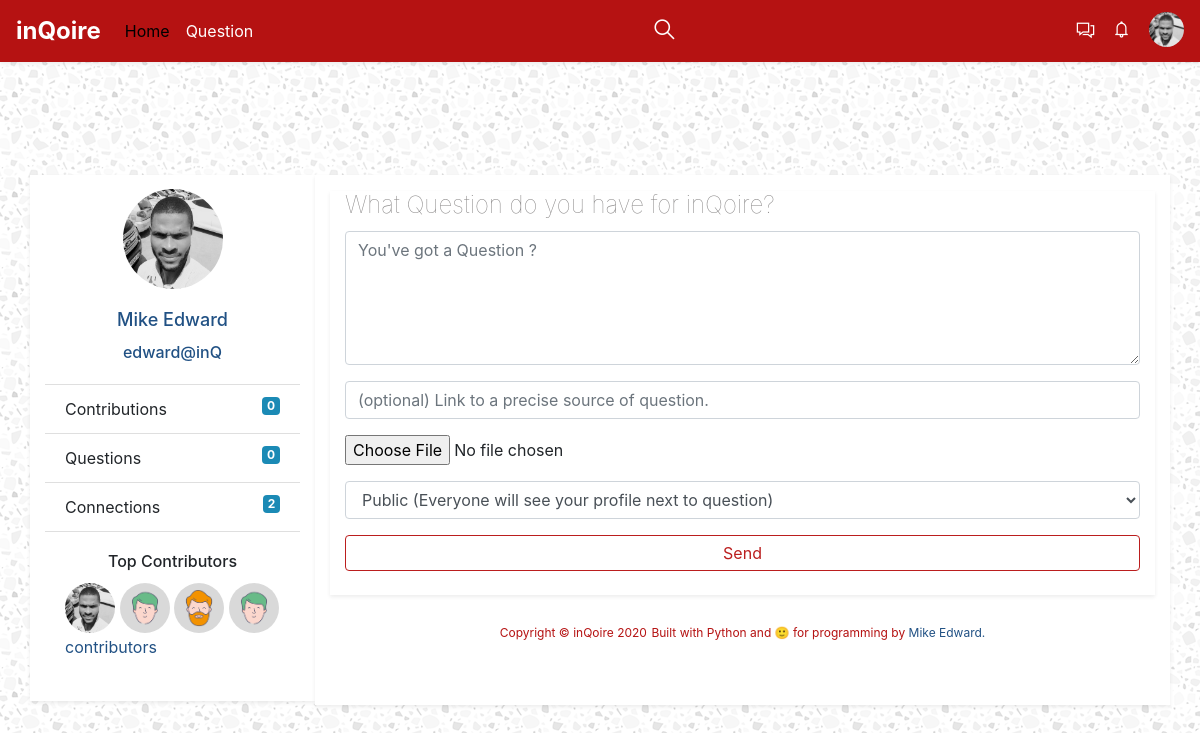
Page /question/ask/ (signed in) on the earlier database version.
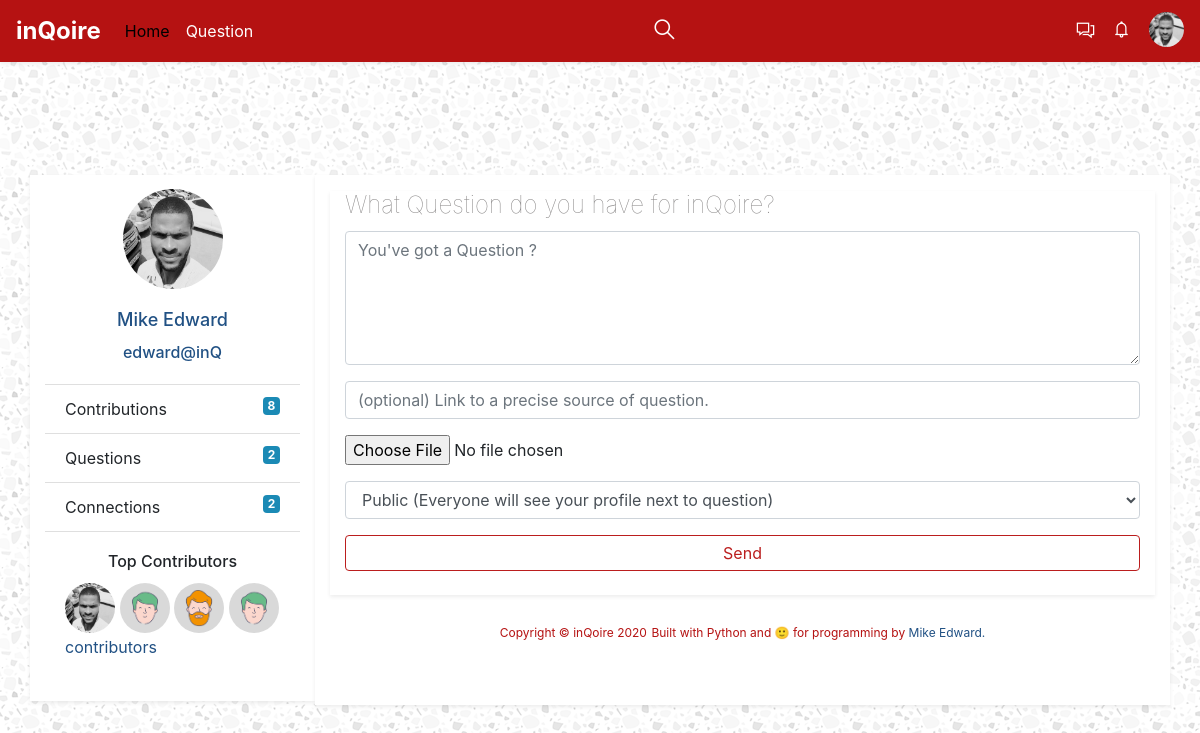
Same page on the later database version.
### inqoire/users/models.py (models this page shows, shortened)
class User(AbstractUser):
    score   		            = models.PositiveSmallIntegerField(default=0,blank=True,null=True)
    phone_number                = models.CharField(max_length=16,blank=False,null=True,unique=True)
    joined_from_ip              = models.GenericIPAddressField(blank=True,null=True)
    last_seen_ip                = models.GenericIPAddressField(blank=True,null=True)
    activated_on                = models.DateTimeField(blank=True,null=True) # date account was activated after mail was sent.
    free_subscription_ends_on   = models.DateTimeField(blank=True,null=True) # set 1 month of site use,like its done on medium.com
    @property
    def full_name(self):
        if self.first_name and self.last_name:
            return self.last_name +' '+self.first_name
        return self.username
    @property
    def user_username(self):
        return "{0}@inQ".format(str(self.username))
    @property
    def questions_count(self):
        return self.questions.count
    def get_absolute_url(self):
        return reverse('users:user-view',args=[str(self.username)])
    @property
    def url(self):
        return self.get_absolute_url()
    @property
    def people_connected_to_count(self):
        return self.to_user.count()

class Profile(models.Model):
    owner           = models.OneToOneField(to=settings.AUTH_USER_MODEL,
                                            related_name='profile',
                                            on_delete=models.CASCADE)
    pic             = models.ImageField(upload_to=helpers.dp_upload_loc,blank=True,null=True)
    bio             = models.TextField(max_length=150,blank=True,null=True,default='This project was built as my #2 exercise with Python.')
    profession      = models.CharField(max_length=150,blank=True,null=True)
    gender          = models.CharField(max_length=6,blank=True,null=True)
    created         = models.DateTimeField(auto_now_add=True)
    updated         = models.DateTimeField(auto_now=True)
    class Meta:
        ordering       = ('-created',)
        verbose_name   = 'Profile'
        verbose_name_plural = 'Profiles'
    @property
    def pic_url(self):
        if self.pic:
            return self.pic.url
        return

### inqoire/question/views.py (the view, shortened to what this page needs)
# urls.py: path('ask/',views.question_page,name='question-page'),
@login_required
def question_page(request,template='question/questions.html',**kwargs):
	qform = QuestionForm()
	ctx = dict()
	ctx['qform'] = qform
	ctx['superuser'] = inQoireUser.objects.first()#test only
	return TemplateResponse(request,template,ctx)

### inqoire/question/forms.py
class QuestionForm(forms.ModelForm):
	text 	   = forms.CharField(widget=forms.Textarea,max_length=150,label='')
	file 	   = forms.FileField(label='',required=False,validators=[validate_uploaded_file])
	link 	   = forms.URLField(label='',max_length=350,required=False)
	asked_by_privacy = forms.ChoiceField(choices=ASK_BY_PRIVACY,label='')
	class Meta:
		model  = Question
		fields = ('text','link','file','asked_by_privacy',)
	def __init__(self,*args,**kwargs):
		super(QuestionForm,self).__init__(*args,**kwargs)
		self.fields['text'].widget.attrs.update({'placeholder':'You\'ve got a Question ?'})
		self.fields['text'].widget.attrs.update({'rows':'5','cols':'20'})
		self.fields['link'].widget.attrs.update({'placeholder':'(optional) Link to a precise source of question.'})

### inqoire/account/context_processors.py (called while the page is built)
def is_auth(request):
	flag = False
	if request.user.is_authenticated:
		flag = True
	return {'is_auth':flag}

### inqoire/question/models.py (called while the page is built)
    def get_queryset(self):
        return QuestionQuerySet(self.model,using=self._db)

### inqoire/utils/ip.py (called while the page is built)
def visitor_ip_address(request):
	x_forwarded_for = request.META.get('HTTP_FORWARDED_FOR')
	if x_forwarded_for:
		ip = x_forwarded_for.split(',')[0]
	else:
		ip = request.META.get('REMOTE_ADDR')
	return ip

### templates/question/questions.html (shortened to what this page needs)
{% extends '_layout.html' %}
{% load static %}
{% load crispy_forms_tags %}
{% block nav %}
	{% include 'partials/_nav.html' %}
{% endblock %}
{% block search %}
<section class="container search-container">
  <section class="row">
    <section class="col-lg-12">
    </section>
  </section>
</section>
{% endblock %}
{% block content %}
	<section class="container content-container">
		<section class="row" style="margin-top: 7em;">
				<div class="card col-lg-3 shadow-sm aside-card mb-1">
				  {% if is_auth %}
					  {% if request.user.profile.pic %}
					  <img src="{{request.user.profile.pic_url}}" class="avatar-aside" alt="...">
					  {% else %}
					  <img src="{% static 'img/avatar.jpg' %}" class="avatar-aside" alt="...">
					  {% endif %}
					  <div class="card-body card-body-height">
					    <h5 class="card-title card-title-h5 text-center"><a href="{{request.user.url}}">{{ request.user.full_name }}</a></h5>
					    <h6 class="card-title text-center"><a href="{{request.user.url}}">{{request.user.user_username}}</a></h6>
					  </div>
					  <ul class="list-group list-group-flush clear-fix">
					    <li class="list-group-item">Contribution{{request.user.contribs.count|pluralize}}<span class="badge badge-light float-right">{{request.user.contribs.count}}</span></li>
					    <li class="list-group-item">Question{{request.user.questions_count|pluralize}}<span class="badge badge-light float-right">{{request.user.questions_count}}</span></li>
					    <li class="list-group-item">Connection{{request.user.people_connected_to_count|pluralize}}<span class="badge badge-light float-right">{{request.user.people_connected_to_count}}</span></li>
					  </ul>
				  {% endif %}
				  <div class="card-body">
				    <h6 class="card-title text-center">Top Contributors</h6>
				    	<a href="{{superuser.url}}"><img src="{{superuser.profile.pic_url}}" class="c-avatar"/></a>
				    	<a href="#"><img src="{% static 'img/contrib-avatar/2.png' %}" class="c-avatar"/></a>
				    	<a href="#"><img src="{% static 'img/contrib-avatar/1.png' %}" class="c-avatar"/></a>
				    	<a href="#"><img src="{% static 'img/contrib-avatar/2.png' %}" class="c-avatar"/></a>
				    <p><a href="#" class="card-link float-right">contributors</a></p>
				  </div>
				</div>
			<section class="col-lg-9 shadow-sm right-col-sec">
				<section class="col-lg-12">
					<section class="row">
						<section class="col-lg-12 mt-3 shadow-sm pb-4">
							  <div class="row">
							  	<div class="col-lg-12">
							  		<h4 class="q-title">What Question do you have for inQoire?</h4>
							  	</div>
							  </div>
							  <form action="." method="POST" enctype="multipart/form-data" class="question-form">
							  	{{qform|crispy}}
							  	<button class="btn btn-default btn-q">Send</button>
							  </form>
						</section>
						<section class="col-lg-12 mt-4 text-center">
							<p class="cpoy-right-text">Copyright &copy inQoire 2020</p>
							<p class="cpoy-right-text">Built with Python and 🙂 for programming by
								<a href="https://github.com/kraft99">  Mike Edward.</a></p>
						</section>
					</section>
				</section>
			</section>
		</section>
	</section>
{% endblock %}

### templates/partials/_nav.html (shortened to what this page needs)
{% load static %}
<nav class="navbar navbar-expand-lg navbar-light bg-light shadow-sm fixed-top nav-page">
  <a class="navbar-brand" href="{% url 'index' %}">inQoire</a>
  <div class="collapse navbar-collapse" id="navbarSupportedContent">
    <ul class="navbar-nav mr-auto">
      <li class="nav-item">
        <a class="nav-link active-link" href="{% url 'index' %}">Home</a>
      </li>
      {% if is_auth %}
      <li class="nav-item">
        <a class="nav-link" href="{% url 'question:question-page' %}">Question</a>
      </li>
      {% endif %}
    </ul>
    <ul class="nav justify-content-center">
       <li class="nav-item search-icon-span">
        <span class="nav-link"><i class="la la-search"></i></span>
       </li>
    </ul>
    {% if is_auth %}
    <ul class="navbar-nav ml-auto">
       <li class="nav-item">
        <span class="nav-link"><i class="la la-comments"></i></span>
       </li>
       <li class="nav-item">
        <span class="nav-link"><i class="la la-bell"></i></span>
       </li>
	     <li class="nav-item dropdown dropleft">
          <img src="{% if request.user.profile.pic %}{{request.user.profile.pic_url}}{% else %}{% static 'img/avatar.jpg' %}{% endif%}" class="nav-avatar-responsive dropdown-toggle" id="navbarDropdownMenuLink" data-toggle="dropdown" aria-haspopup="true" aria-expanded="false"/>
      </li>
    </ul>
    {% endif %}
  </div>
</nav>

Differences in the rows shown:
changed User "Mike Edward": user.contribs.count "0" → "8"; user.questions_count "0" → "2"
